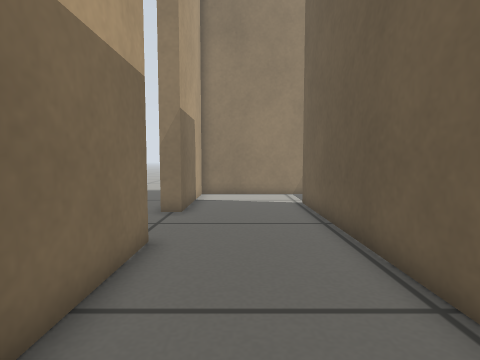
View 1 (above)

19 first-person views from a walk through a Gazebo world. The camera is 0.38 m above the floor, tilts 4° down and sees 80° across. The floor is counted in squares, 0.2 m on a side. Each view is taken from the middle of a square. On the plan, view 1 faces up. The plan holds only what a view shows up to about 16 squares ahead; the rest is blank. The robots in the file are not drawn.

View 2
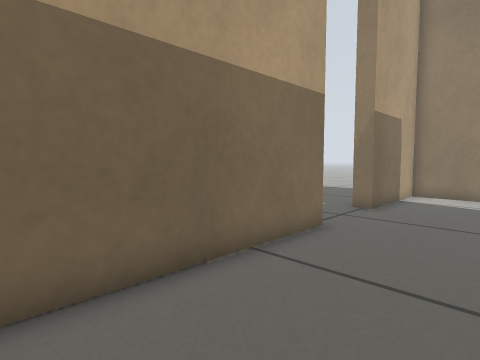

View 3
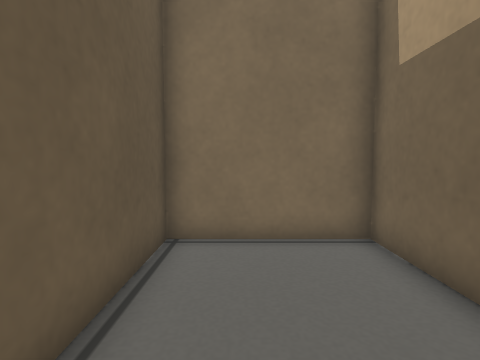

View 4
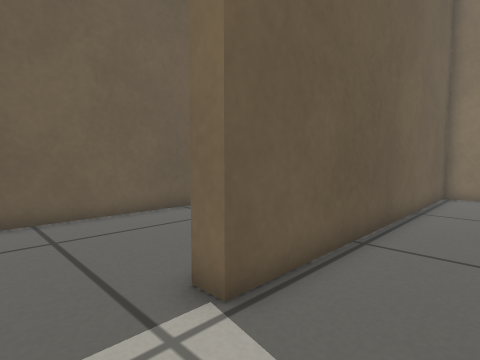

View 5
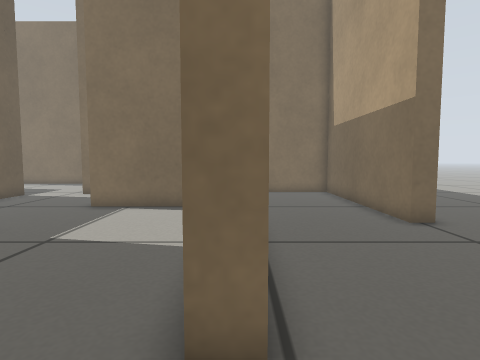

View 6
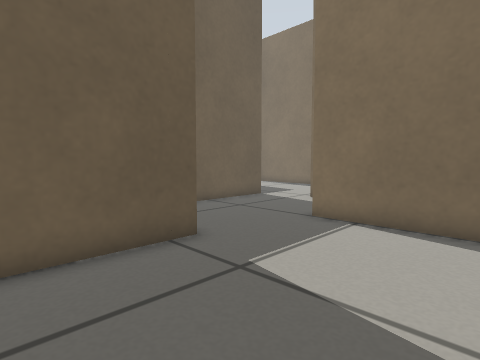

View 7
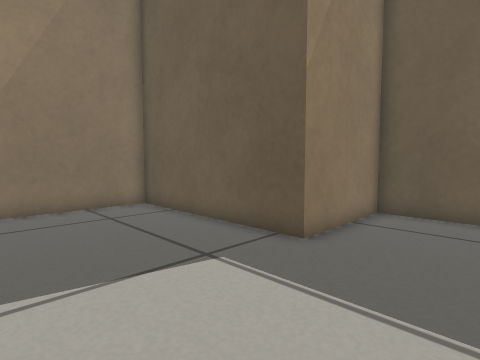

View 8
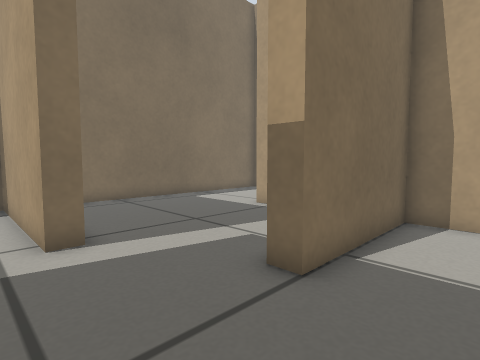

View 9
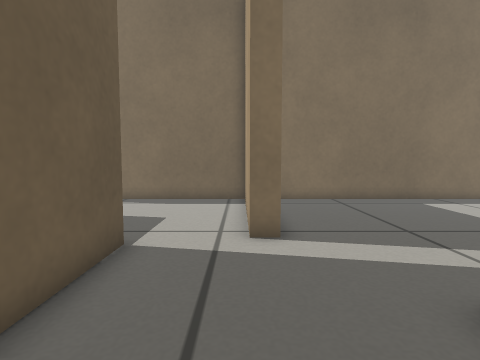

View 10
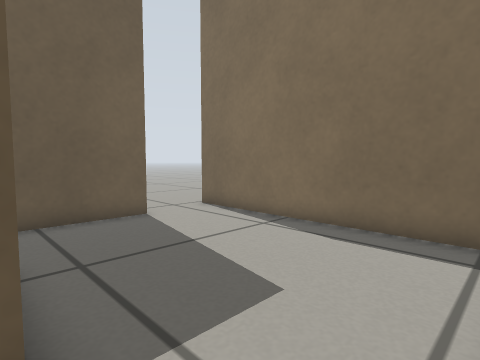

View 11
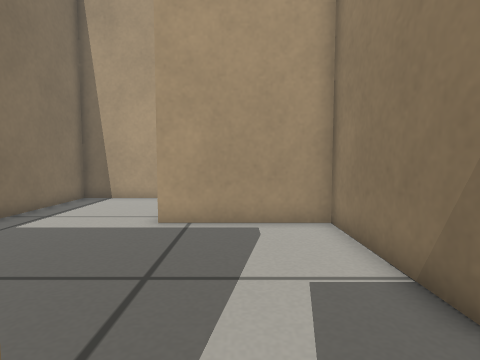

View 12
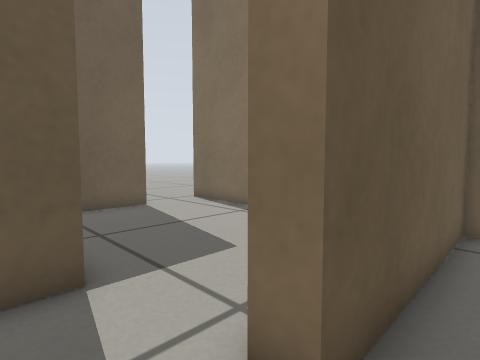

View 13
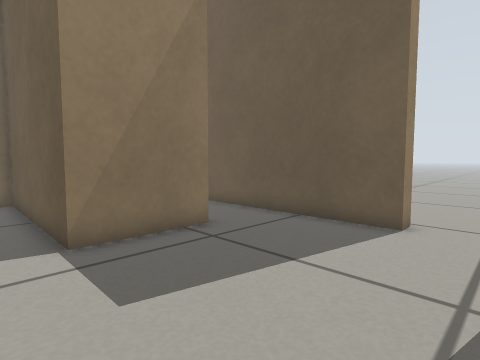

View 14
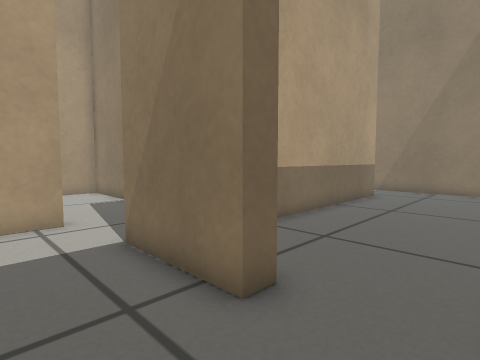

View 15
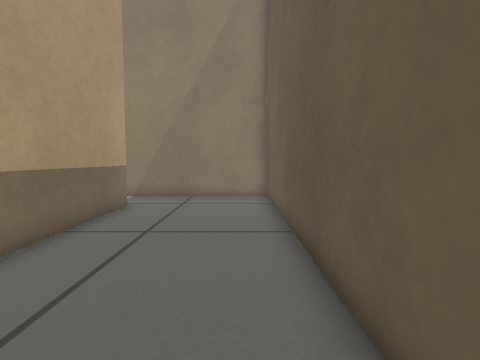

View 16
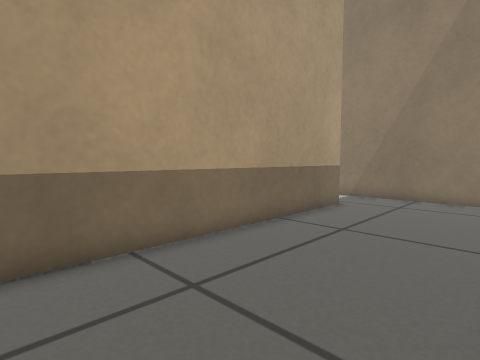

View 17
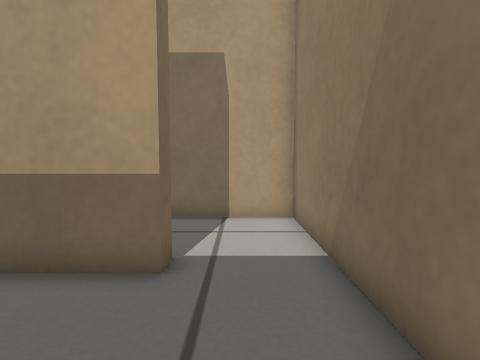

View 18
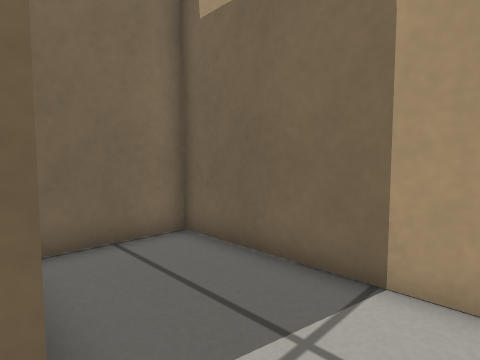

View 19
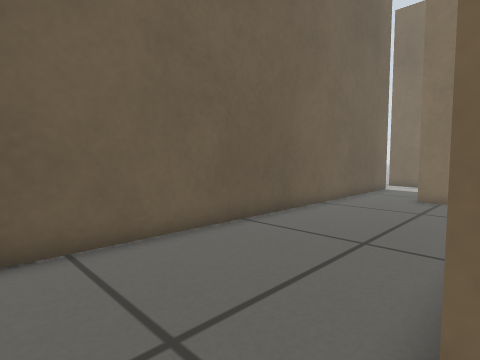

### Floor plan
Ten units are one square. View 1 is at (0, 0); x grows to the right and y downward. Boxes are objects, and circles mark ways between rooms. Rooms are numbered by the first view taken in them; rooms with no view inside come last. Other rooms are left out.
<svg viewBox="-30 -163 256 245">
<path fill="none" stroke="#000" d="M-21 -65 -21 17 27 17 27 -105M27 -105 27 -125 35 -125M34 -158 -21 -158 -21 -103M35 -53 35 -35 90 -35 90 -27M146 -25 146 -77 99 -77 99 -158 34 -158M90 -27 35 -27 35 25M-21 40 -21 77 110 77 110 9 118 9M146 3 146 -25M184 3 146 3M214 47 214 5M118 9 118 77 221 77M154 -125 154 -14M171 -4 184 -4 184 3M214 5 214 -158 155 -158M145 -125 154 -125M155 -158 106 -158 106 -84 140 -84"/>
<circle cx="5" cy="-115" r="3" fill="#2a7"/>
<circle cx="30" cy="-140" r="3" fill="#2a7"/>
<circle cx="120" cy="-30" r="3" fill="#2a7"/>
<circle cx="135" cy="5" r="3" fill="#2a7"/>
<circle cx="200" cy="0" r="3" fill="#2a7"/>
<circle cx="150" cy="-140" r="3" fill="#2a7"/>
<text x="0" y="-50">1</text>
<text x="10" y="-130">2</text>
<text x="80" y="-80">3</text>
<text x="60" y="30">4</text>
<text x="170" y="40">5</text>
<text x="190" y="-80">6</text>
<text x="130" y="-120">7</text>
</svg>
Room 1 opens to room 2. Room 2 opens to room 3. Room 3 opens to room 4. Room 4 opens to room 5. Room 5 opens to room 6. Room 6 opens to room 7.

Where each view was taken, in squares from view 1:
view 1: 0 up, 0 right, facing up
view 2: 1 down, 2 right, facing up-left
view 3: 5 up, 1 right, facing down
view 4: 15 up, 0 right, facing down-right
view 5: 15 up, 3 right, facing down
view 6: 12 up, 4 right, facing down-right
view 7: 4 up, 4 right, facing up-right
view 8: 6 up, 13 right, facing down-left
view 9: 6 up, 12 right, facing down
view 10: 0 up, 12 right, facing down-right
view 11: 0 up, 12 right, facing left
view 12: 1 up, 10 right, facing down-right
view 13: 7 down, 13 right, facing up-right
view 14: 3 down, 21 right, facing up-left
view 15: 1 up, 20 right, facing up
view 16: 1 up, 21 right, facing up-left
view 17: 14 up, 20 right, facing left
view 18: 15 up, 15 right, facing down-left
view 19: 15 up, 15 right, facing down-right
